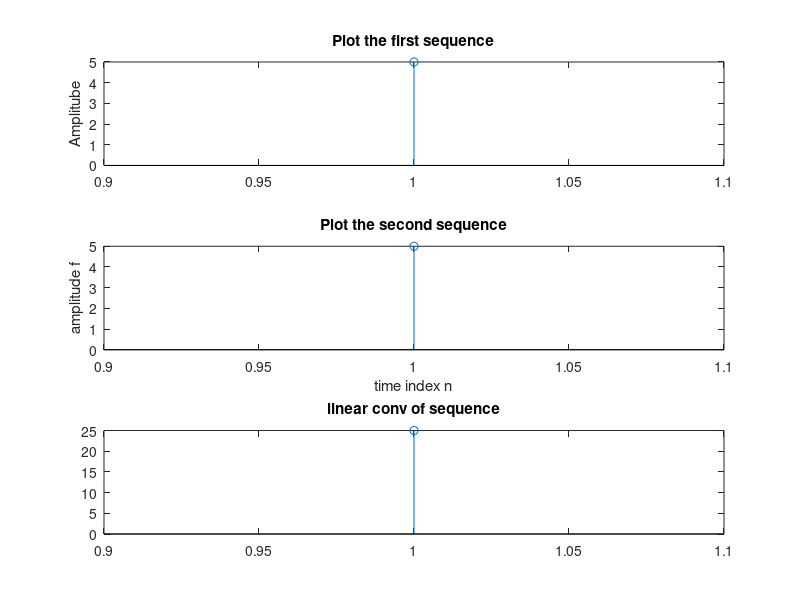

MATLAB code to generate this figure:
clc;
x1 = input('Enter the first sequence: ');
subplot(3,1,1);
stem(x1);
ylabel('Amplitube');
title('Plot the first sequence');


x2 = input('Enter the Second sequence: ');
subplot(3,1,2);
stem(x2);
ylabel('Amplitube');
title('Plot the second sequence');

f = conv(x1,x2);
disp(f);
xlabel('time index n');
ylabel('amplitude f');
subplot(3,1,3);
stem(f);
title('linear conv of sequence');


